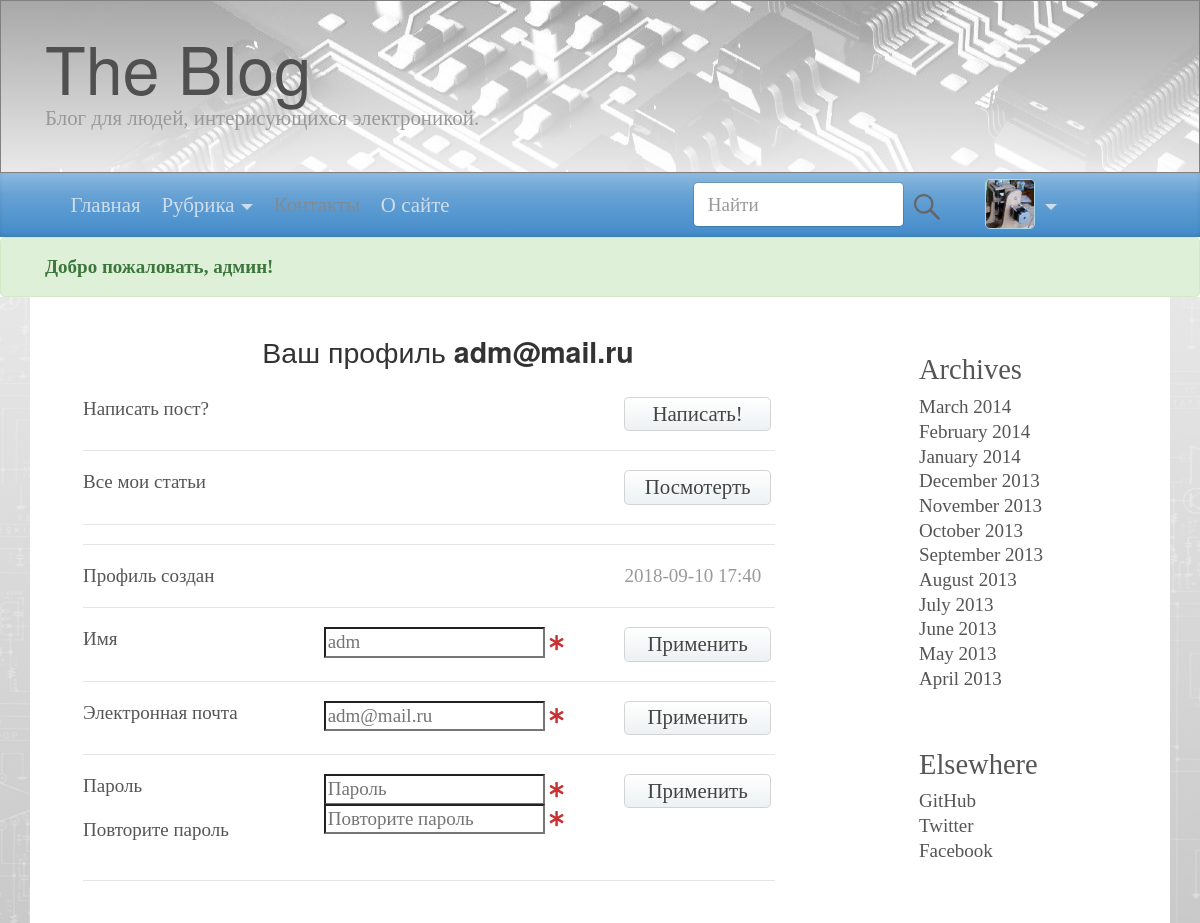
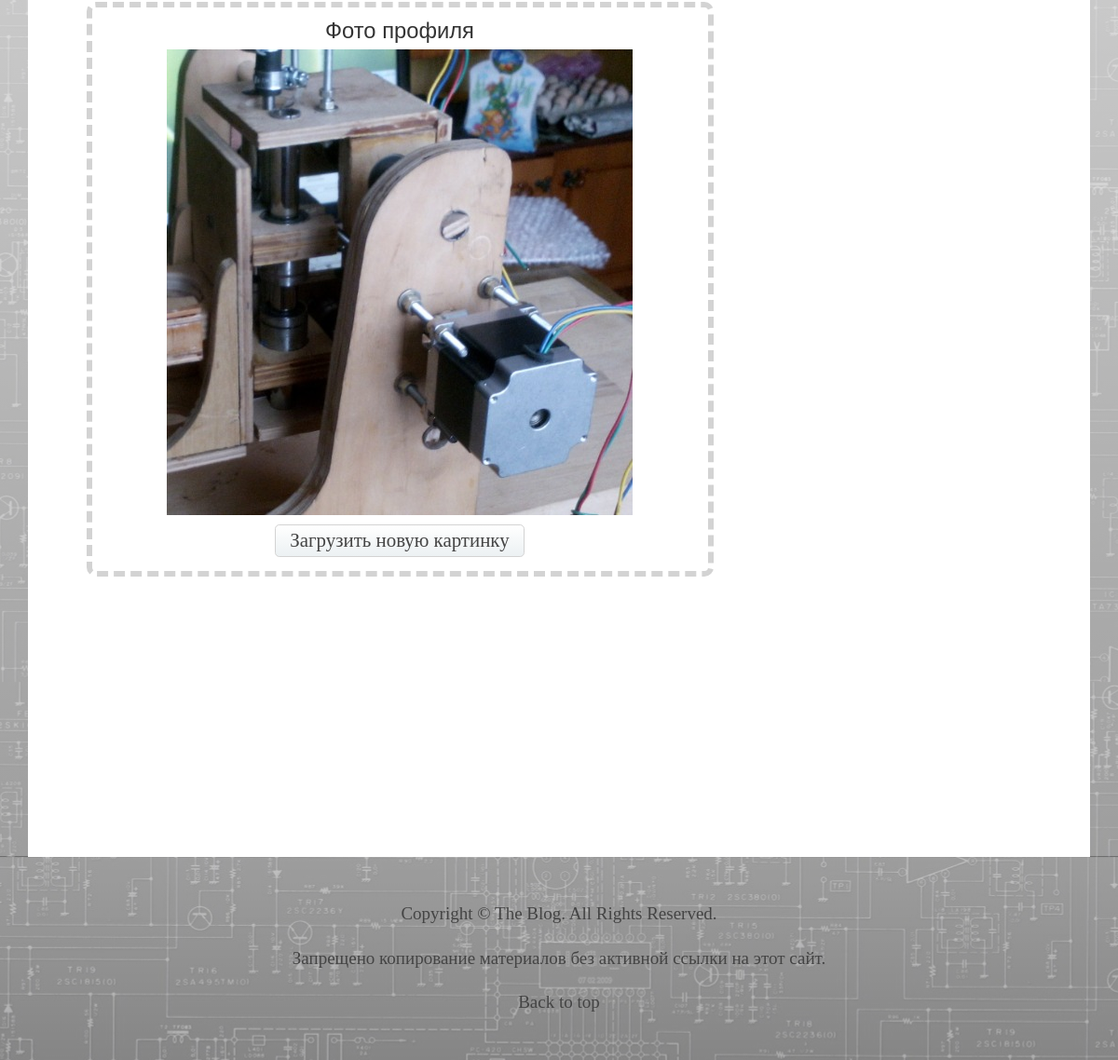
The app's page /profile.php (signed in) with its own data (2 pictures, top to bottom).
### tables this page shows
CREATE TABLE `users` (
  `id` int(10) UNSIGNED NOT NULL,
  `usermail` varchar(30) DEFAULT NULL,
  `password` varchar(40) DEFAULT NULL,
  `screen_name` varchar(30) DEFAULT NULL,
  `creation_date` datetime NOT NULL DEFAULT CURRENT_TIMESTAMP
);

### db.php (called while the page is built, shortened)
<?php
    $adminmail = 'adm@mail.ru';
?>

### functions.php (called while the page is built, shortened)
<?php
    require_once 'db.php';
    $connection = new mysqli($dbhost, $dbuser, $dbpass, $dbname);
    function queryMysql($query)
    {
        global $connection;
        $result = $connection->query($query);
        return $result;
    }
?>

### profile.php (the view, shortened to what this page needs)
<?php
    require_once  'main.php' ;
    if (!$userLoggedIn)
        die();
    else
    {
        $usermail = $_SESSION['usermail'];
        $result = queryMysql("SELECT * FROM users WHERE usermail='$usermail'");
        $row = $result->fetch_assoc();
        $pl_usermail = $row['usermail'];
        $pl_screen_name = $row['screen_name'];
        $pl_creation_date = $row['creation_date'];
        $pl_creation_date = preg_replace( "#(:\d+):\d+#", '$1', $pl_creation_date );
    }
    if($usermail == $adminmail)
    {
        echo "
            <div class='alert alert-success' role='alert' style='width: 100%; margin-bottom: 0;'>
                <div class='container'>
                    <strong>Добро пожаловать, админ!</strong>
                </div>
            </div>";
    }
    echo "<div class='main-field style='background-color: lightgrey;'>
    <div class='container-fluid ' >
        <div class='container data-field'>
            <div class='row'>
                <div class='col-md-8 blog-main'>
                    <div class='profile-field ' >
                        <h3 class='form-signin-heading profile-title'>Ваш профиль <b>$usermail</b></h3>
                        <br>
                        <div class='row' >
                                <div class='col-xs-4'>
                                    <span>Написать пост?</span>
                                </div>
                                <div class='col-xs-5'></div>
                                <a href='addpost.php'>
                                    <div class='col-xs-3' >
                                            <button type='submit' class='profile-btn' style='text-align: center;'>Написать!</button>
                                    </div>
                                </a>
                        </div>
                        <hr>
                        <div class='row' >
                                <div class='col-xs-4'>
                                    <span>Все мои статьи</span>
                                </div>
                                <div class='col-xs-5'></div>
                                <form class='col-xs-3' action='articles.php' method='get'>
                                    <input type='hidden' name='show' value='user_articles'>
                                    <button type='submit' class='profile-btn' style='text-align: center;'>Посмотерть</button>
                                </form>
                        </div>
                        <hr>
                        <hr>
                        <div class='row' >
                                <div class='col-xs-5'>
                                    <span>Профиль создан</span>
                                </div>
                                <div class='col-xs-4'></div>
                                <div class='col-xs-3' >
                                    <span class='profile-meta '>$pl_creation_date</span>
                                </div>
                        </div>
                        <hr>";
?>
                        <?php
                            echo "<form class='row form-signin' action='profile.php' method='post'>
                                    <div class='col-xs-4'>
                                        <label for='name'>Имя</label>
                                    </div>
                                    <div class='col-xs-5'>
                                        <input type='name' id='name' name='name' placeholder=$pl_screen_name required onkeyup = 'validateName(this)' size='18'>
                                        <div id='nameOk' class='page-item'>
                                            <i class='fas fa-asterisk'></i>
                                        </div>
                                    </div>
                                    <div class='col-xs-3' >
                                        <button type='submit' class='profile-btn' style='text-align: center;'>Применить</button>
                                    </div>
                                </form>";
                        ?>
                        <hr>
                        <?php
                            echo "<form class='row form-signin' action='profile.php' method='post'>
                                        <div class='col-xs-4'>
                                            <label for='inputEmail'>Электронная почта</label>
                                        </div>
                                        <div class='col-xs-5'>
                                            <input type='email' id='inputEmail' name='email' placeholder=$pl_usermail required onblur='checkUser(this)' size='18'>
                                            <div id='emailOk' class='page-item' >
                                                <i class='fas fa-asterisk'></i>
                                            </div>
                                        </div>
                                        <div class='col-xs-3' >
                                            <button type='submit ' class='profile-btn disabled' >Применить</button>
                                        </div>
                                </form>";
                        ?>
                        <hr>
                        <form class='form-signin' action='profile.php' method='post'>
                                <div class='row'>
                                        <div class='col-xs-4'>
                                            <p>Пароль</p>
                                            <p>Повторите пароль</p>
                                        </div>
                                        <div class='col-xs-5'>
                                            <div>
                                                <input type='password' name='password'  placeholder='Пароль' required onkeyup='validatePassword(this, password_confirm)' size='18'>
                                                <div id='pass1Ok' class='page-item' style="top: 100px; ">
                                                    <i class='fas fa-asterisk'></i>
                                                </div>
                                            </div>
                                            <input type='password' name='password_confirm'  placeholder='Повторите пароль'  required onkeyup='validatePassword(password, this)' size='18'>
                                            <div id='pass2Ok' class='page-item'>
                                                <i class='fas fa-asterisk'></i>
                                            </div>
                                        </div>
                                        <div class='col-xs-3' style='' >
                                            <button type='submit' class='profile-btn' >Применить</button>
                                        </div>
                                </div>
                        </form>
                        <hr>
                        <br>
                        <div class="row preview-zone">
                            <form class="form-signin" method= 'post' action='profile.php' enctype='multipart/form-data'>
                                <h5 class="photo-item">Фото профиля</h5>
                                <?php
                                    echo "<img class='crop jcrop-holder' src='images/ava/$usermail.jpeg' id='ProfilePhoto'  />";
                                ?>
                                <br>
                                <label for="InpProfilePhoto" >
                                    <span class='btn btn-md btn-chose-new-photo' id="InpProfileSelect" >Загрузить новую картинку</span>
                                </label>
                            </form>
                        </div>
                        <div class="row">
                            <div class="col-sm-6">
                                <div id="preview-pane">
                                    <div class="preview-container">
                                    </div>
                                </div>
                            </div>
                        </div>
                        <br style="clear: both;">
                    </div>
                </div>
                <?php
                    require_once "sidebar.php";
                ?>
            </div>
        </div>
    </div>
</div>
<?php
    require_once 'footer.php'
?>

### css/main.css (style rules this page uses)
@media (min-width: 48em) { html { font-size: 19px; height: 100%; } }
html { height: 100%; }
body { font-family: Georgia, "Times New Roman", Times, serif; color: #555; overflow-x: hidden; width: 100%; height: 70%; }
h1, .h1, h2, .h2, h3, .h3 h4, .h4, h5, .h5, h6, .h6 { font-family: "Helvetica Neue", Helvetica, Arial, sans-serif; font-weight: normal; color: #333; }
.container { max-width: 60rem; }
.btn-md, .btn-group-md > .btn { padding: 0.5rem 1rem; font-size: 1.25rem; border-radius: 0.3rem; margin-bottom: 5px; }
.main-field { background: linear-gradient(rgba(255, 255, 255, 0.9), rgba(255, 255, 255, 0.6)), no-repeat, url(../images/06.jpg); background-position: 50%; }
.data-field { background-color: white; line-height: 1.3em; text-align: justify; }
.profile-field { margin-top: 2rem; margin-left: 2rem; margin-bottom: 4rem; }
.profile-title { margin-bottom: .25rem; margin-left: 2rem; font-size: 1.5rem; text-align: center; }
.profile-meta { margin-bottom: 1.25rem; color: #999; }
.btn { padding: 3px; }
#preview-pane .preview-container { width: 200px; height: 200px; overflow: hidden; }
.preview-zone { margin-left: 0.5em; margin-right: 0.5em; padding-top: 0.5em; border: 6px dashed lightgrey; border-radius: 10px; text-align: center; }
.profile-btn { width: 7em; }
#InpProfileSelect, .profile-btn, .addpost-btn, .post-btn, .read-more-btn, .comment-btn { text-align: center; vertical-align: middle; cursor: pointer; border: 1px solid lightgrey; padding: 0.2rem 0.8rem; font-size: 1.1rem; border-radius: 0.25rem; color: #444; background: rgba(255,255,255,1); background: -moz-linear-gradient(top, rgba(255,255,255,1) 0%, rgba(236,241,243,1) 100%); background: -webkit-gradient(left top, left bottom, color-stop(0%, rgba(255,255,255,1)), color-stop(100%, rgba(236,241,243,1))); background: -webkit-linear-gradient(top, rgba(255,255,255,1) 0%, rgba(236,241,243,1) 100%); background: -o-linear-gradient(top, rgba(255,255,255,1) 0%, rgba(236,241,243,1) 100%); background: -ms-linear-gradient(top, rgba(255,255,255,1) 0%, rgba(236,241,243,1) 100%); background: linear-gradient(to bottom, rgba(255,255,255,1) 0%, rgba(236,241,243,1) 100%); filter: progid:DXImageTransform.Microsoft.gradient( startColorstr='#ffffff', endColorstr='#ecf1f3', GradientType=0 ); }
.form-signin-heading { text-align: center; }
.form-signin input[name="password"] { margin-bottom: -1px; border-bottom-right-radius: 0; border-bottom-left-radius: 0; }
.form-signin input[name="password_confirm"] { border-top-left-radius: 0; border-top-right-radius: 0; }
.fa-asterisk { color: rgb(200, 50, 50); font-size: 0.8rem; }
.btn-chose-new-photo { margin-top: 0.5rem; }

### records on screen
users: creation_date "2018-09-10 17:40", name "adm", email "adm@mail.ru"

### other values on screen
$usermail "adm@mail.ru"
